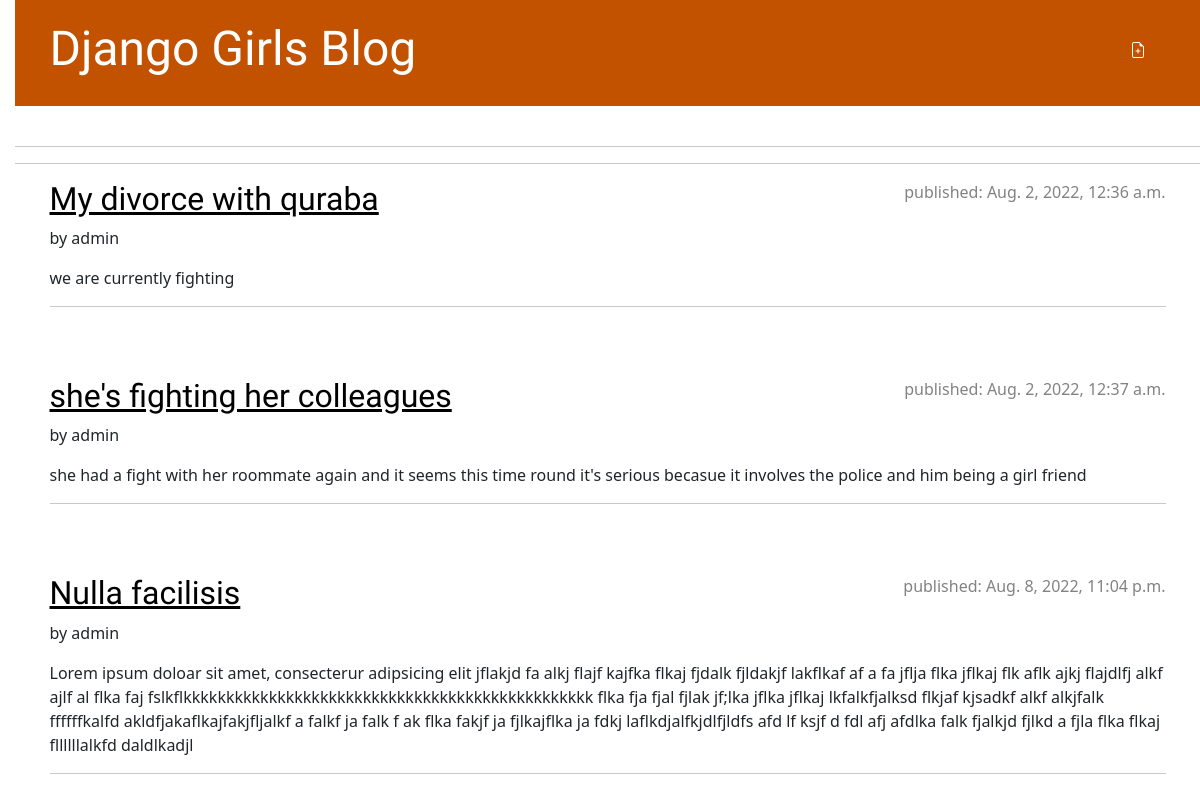
Before: / with the older database file.
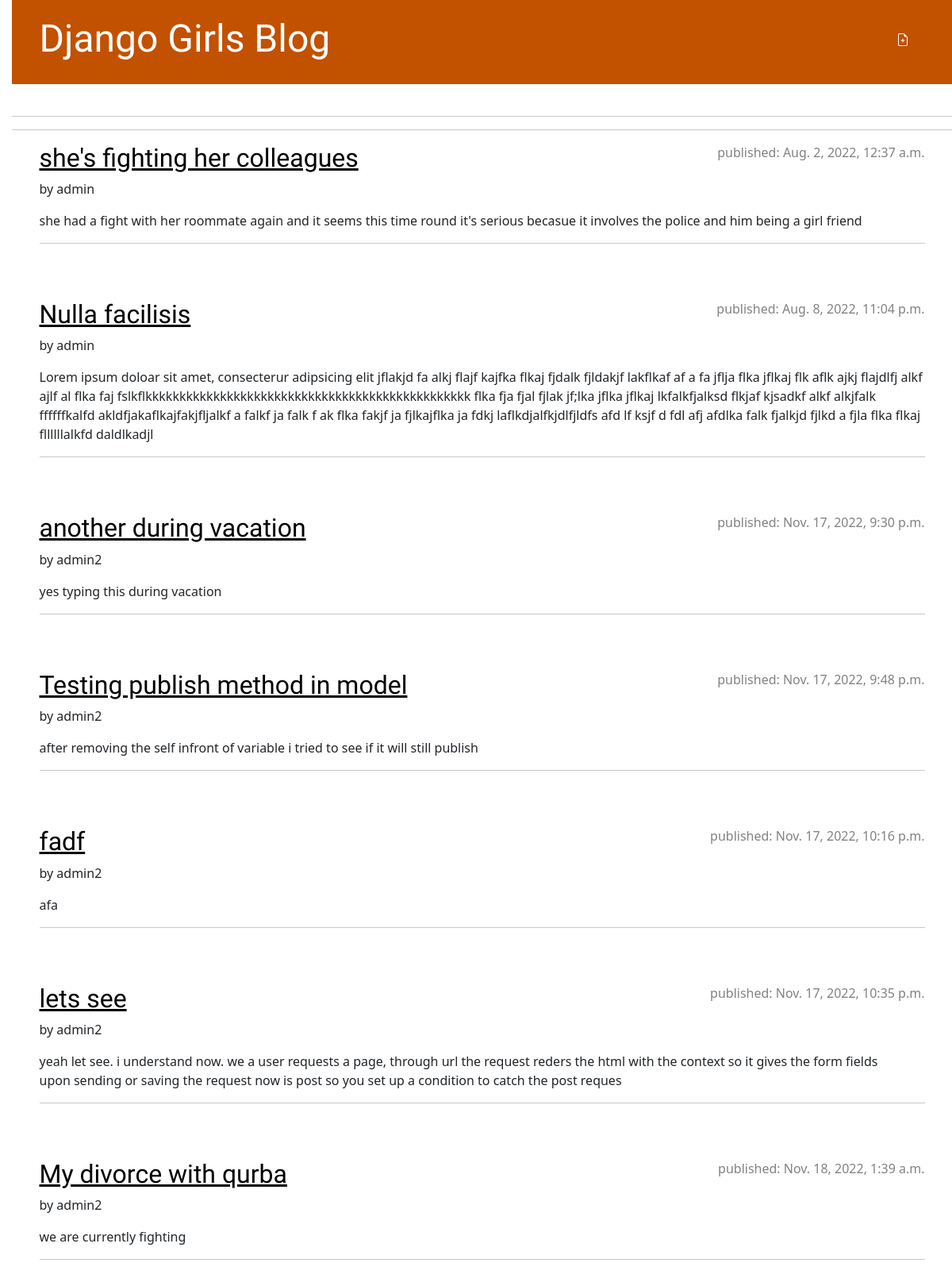
After: the same page with the newer database file.
### blog/models.py (models this page shows, shortened)
class Post(models.Model): #inherits models.Model to define the fields
    author = models.ForeignKey(settings.AUTH_USER_MODEL, on_delete=models.CASCADE)
    title = models.CharField(max_length=200)
    text = models.TextField()
    created_date = models.DateTimeField(default=timezone.now)
    published_date = models.DateTimeField(blank=True, null=True)

### blog/views.py (the view)
# urls.py: path('', views.post_list),
def post_list(request):  #take a request as para
    posts = Post.objects.filter(published_date__lte=timezone.now()).order_by('published_date')
    context = {
        'posts': posts
    }
    return render(request, 'blog/post_list.html', context) #return render pass the request and render .html

### blog/templates/blog/post_list.html
{%  extends 'blog/base.html' %}
{% block content %}
    {% for post in posts %}
        <article class="post">
            <time class='date'>published: {{post.published_date }}</time>
            <h2><a href="{% url 'post_detail' pk=post.pk %}">{{ post.title }}</a></h2>
            <p id='1'>by {{post.author}}</p>
            <p>{{post.text | linebreaks }}</p>
            <hr>
        </article>
    {% endfor %}
{% endblock %}

### blog/templates/blog/base.html (shortened to what this page needs)
{% load static %}
<!DOCTYPE html>
<html>
    <head>
        <link rel="stylesheet" href="https://cdn.jsdelivr.net/npm/bootstrap@5.1.3/dist/css/bootstrap.min.css">
        <link rel="stylesheet" href="{% static 'css/blog.css' %}">
    </head>
    <body>
        <header class="page-header">
            <div class="container">
                    <a href="{% url 'post_new' %}" class="top-menu">
                    </a>
                <h1><a href="/">Django Girls Blog</a></h1>
            </div>
        </header>
        <hr>
        <hr>
        <main class="container">
            <div class="row">
                <div class='col'>
                    {% block content%}
                    {% endblock %}
                </div>
            </div>
        </main>
    </body>
</html>

### blog/static/css/blog.css (style rules this page uses)
h1 a, h2 a { color: #C25100; font-family: 'Lobster'; }
body { padding-left: 15px; }
.page-header { background-color: #c25100; margin-top: 0; margin-bottom: 40px; padding: 20px 20px 20px 20px; }
.page-header h1, .page-header h1 a, .page-header h1 a:visited, .page-header h1 a:active { color: #ffff; font-size: 36pt; text-decoration: none; }
h1, h2, h3, h4 { font-family: 'Lobster', cursive; }
.date { color: #828282; }
.top-menu, .top-menu:hover, .top-menu:visited { color: #ffffff; float: right; font-size: 26pt; margin-right: 20px; }
.post { margin-bottom: 70px; }
.post h2 a, .post h2 a:visited { color: #000000; }
.post > .date, .post > .actions { float: right; }

Changed rows visible on the page:
added Post: published_date "Nov. 17, 2022, 9:30 p.m.", title "another during vacation", author "admin2", text "yes typing this during vacation"
added Post: published_date "Nov. 17, 2022, 9:48 p.m.", title "Testing publish method in model", author "admin2", text "after removing the self infront of variable i tried to see if it will still publish"
added Post: published_date "Nov. 17, 2022, 10:16 p.m.", title "fadf", author "admin2", text "afa"
added Post: published_date "Nov. 17, 2022, 10:35 p.m.", title "lets see", author "admin2", text "yeah let see. i understand now. we a user requests a page, through url the request reders the html with the context so it gives the form fields upon sending or saving the request now is post so you set up a condition to catch the post reques"
changed Post "we are currently fighting": published_date "Aug. 2, 2022, 12:36 a.m." → "Nov. 18, 2022, 1:39 a.m."; title "My divorce with quraba" → "My divorce with qurba"; author "admin" → "admin2"; moves down the list
